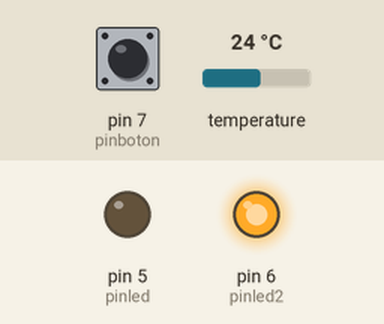
Bench run of a sketch on a simulated Arduino Uno, built with avr-gcc and run on an emulated ATmega328P. On the bench: output pins drawn as LEDs (lit = HIGH). The test bench sets the inputs (shaded band); at power-on: pin 7 (pinboton) LOW, temperature 24 °C. Storage starts empty.

Above: at 2.2 s.
2.3 s: pin 7 (pinboton) pulled HIGH for 0.15 s
At 3.5 s:
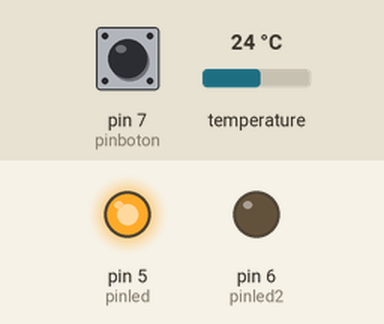
9.4 s: pin 7 (pinboton) pulled HIGH for 3.2 s
At 13.5 s:
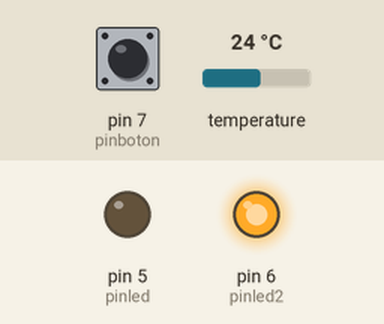
Timing chart, 0 to 15.0 s (numbered marks = the images above; inputs shaded):
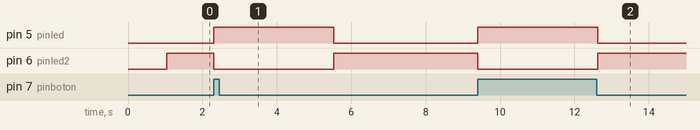

The sketch:

pruebatempmillis2sensores.ino
```cpp
#include <OneWire.h>
#include <DallasTemperature.h>
#include <SD.h>

File myFile;
OneWire ourWire(2);                //Se establece el pin 2  como bus OneWire
DallasTemperature sensors(&ourWire); //Se declara una variable u objeto para nuestro sensor

int pinled = 5;            //led leer temperaturas
int pinled2 = 6;           //led pausa lectura
int pinboton = 7;          //pin interruptor inicio/parar tomas
int valorboton = 0;
long intervalo = 1000;     //intervalo 1 seg entre medidas
long millisanteriores = 0; //variable para intervalos

float tempmin=100;
float tempmax=0;
float val=0;
int i;
void setup()
{

pinMode(5, OUTPUT);       //
pinMode(6, OUTPUT);       //pines leds y botones
pinMode(7, INPUT);        //


delay(1000);              //evitar error en primera lectura
Serial.begin(9600);
sensors.begin();          //Se inicia el sensor

if (!SD.begin(4))         //pin 4 como pin de comunicacion(NO USAR)
{
 return;
}
}


void loop()
{

  valorboton = digitalRead(pinboton);               //leemos el pulsador
if (valorboton == HIGH)                           //si el valor es alto
  {
    myFile = SD.open("datalog.txt", FILE_WRITE);    //abrimos  el archivo
    digitalWrite(pinled2, LOW);                     //apagamos led de pausa
    digitalWrite(pinled, HIGH);                     //encendemos led de lectura
    unsigned long millisactuales = millis();        //actualizamos el contador actual
    if(millisactuales - millisanteriores>intervalo) //diferencia del intervalo marcado
     {
      millisanteriores = millisactuales;
     if (myFile)
          {
            float media=0;
           for(i=0;i<=1;i++)
            {
              sensors.requestTemperatures(); //Enviamos el comando para obtener la temperatura
              myFile.print("Temperatura Sensor ");
              myFile.print(i);
              myFile.print(": ");
              float val =  sensors.getTempCByIndex(i); // Almacenamos la temperatura en la variable val
              media=media+val;  //Vamos sumando para poder calcular la media de las temperaturas
              myFile.println(val);  //Mostramos por puerto serie el valor de la temperatura leida
              if (val<tempmin)
              tempmin=val;
              if (val>tempmax)
              tempmax=val;
              delay(100);
            }
            media=media/i;  //Calculamos la media de las temperaturas
            myFile.print("La temperatura media es: ");  //Mostramos la temperatura media de todas las temperaturas
            myFile.println(media);
            myFile.print("La temperatura minima registrada es: ");  //Mostramos la temperatura minima registrada
            myFile.println(tempmin);
            myFile.print("La temperatura maxima registrada es: ");  //Mostramos la temperatura maxima registrada
            myFile.println(tempmax);
            myFile.println();
            delay(1500);  //Esperamos 1500ms
            }
            myFile.close();                       //cerramos el archivo

          }
    }
 else                                             //si el valor es bajo
 {
  digitalWrite(pinled2, HIGH);                    //encendemos el led de pausa
  digitalWrite(pinled, LOW);                     //apagamos el led de lectura
 }
}
```

Measured:
- after the input at 2.3 s, pin 5 (pinled): LOW → HIGH at once, → LOW 3.2 s later; pin 6 (pinled2): HIGH → LOW at once, → HIGH 3.2 s later
- after the input at 9.4 s, pin 5 (pinled): LOW → HIGH at once, → LOW 3.2 s later; pin 6 (pinled2): HIGH → LOW at once, → HIGH 3.2 s later
